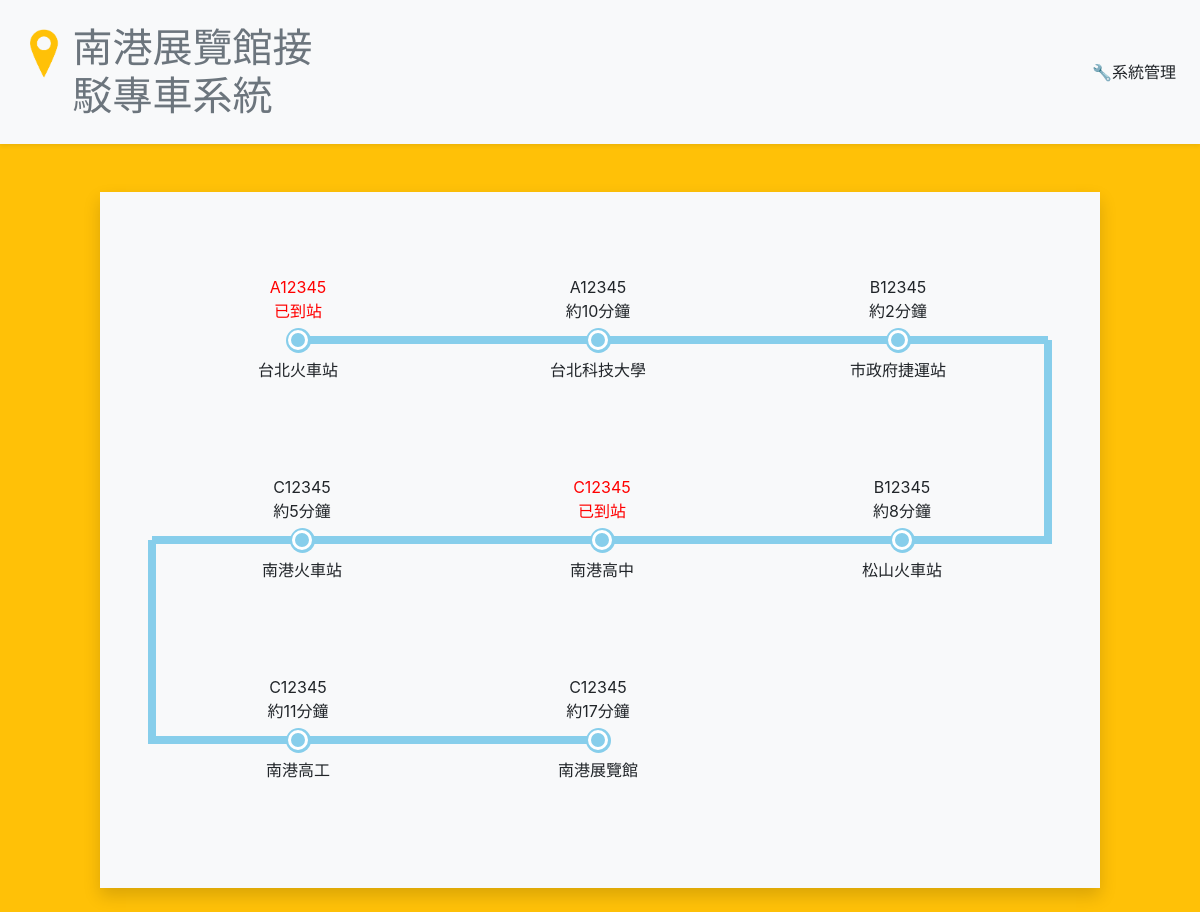
The page / on the database its author committed.
### tables this page shows
CREATE TABLE `station` (
  `id` int(10) UNSIGNED NOT NULL,
  `name` text NOT NULL,
  `before` int(10) UNSIGNED NOT NULL,
  `minute` int(10) NOT NULL,
  `waiting` int(10) NOT NULL
);

### index.php (the view, shortened to what this page needs)
<?php include_once "./api/db.php"; ?>
<!DOCTYPE html>
<html lang="en">
<head>
    <link rel="stylesheet" href="./bootstrap/bootstrap.css">
    <link rel="stylesheet" href="style.css">
</head>
<body class="bg-warning">
    <?php include "header.php"; ?>
    <div class="d-flex flex-wrap my-4 mx-auto shadow p-5 bg-light mt-5" style="width: 1000px;">
        <?php
        $sql = "select * from `station` order by `before`";
        $stations = $pdo->query($sql)->fetchAll(PDO::FETCH_ASSOC);
        $timer = [];
        $leave = 0;
        foreach ($stations as $station) {
            $arrive = $leave + $station['minute'];
            $leave = $arrive + $station['waiting'];
            $timer[$station['name']]['arrive'] = $arrive;
            $timer[$station['name']]['leave'] = $leave;
        }
        $tmp = [];
        foreach ($stations as $key => $station) {
            $tmp[floor($key / 3)][] = $station;
        }
        foreach ($tmp as $k => $t) {
            if ($k % 2 == 1) {
                $tmp[$k] = array_reverse($t);
            }
        }
        $sql = "select * from `bus` ";
        $buses = $pdo->query($sql)->fetchAll(PDO::FETCH_ASSOC);
        foreach ($tmp as $key => $t) {
            if ($key % 2 == 1) {
                echo "<div class='d-flex w-100 justify-content-end position-relative'>";
            } else {
                echo "<div class='d-flex w-100 position-relative'>";
            }
            if ((ceil(count($stations) / 3) - 1) > $key) {
                if ($key % 2 == 1) {
                    echo "<div class='connect connect-left'></div>";
                } else {
                    echo "<div class='connect connect-right'></div>";
                }
            }
            foreach ($t as $k => $station) {
                if ($key == 0 && $k == 0) {
                    echo "<div class='block right'>";
                } else if ($key == ceil(count($stations) / 3) - 1) {
                    if ($key % 2 == 0) {
                        if ($k == count($t) - 1) {
                            echo "<div class='block left'>";
                        } else {
                            echo "<div class='block line'>";
                        }
                    } else {
                        if ($k == 0) {
                            echo "<div class='block right'>";
                        } else {
                            echo "<div class='block line'>";
                        }
                    }
                } else {
                    echo "<div class='block line'>";
                }
                $busInfo = [];
                foreach ($buses as $bus) {
                    $busInfo[$bus['name']]['arrive'] = $bus['minute'] - $timer[$station['name']]['arrive'];
                    $busInfo[$bus['name']]['leave'] = $bus['minute'] - $timer[$station['name']]['leave'];
                }
                $min = ['min' => -999999, 'bus' => ""];
                $flag = 0;
                foreach ($busInfo as $bus => $info) {
                    if ($info['arrive'] >= 0 && $info['leave'] <= 0) {
                        $busInfo[$bus]['status'] = "已到站";
                        if ($flag != 1) {
                            echo "<div class='block-top arrive'>";
                            echo $bus . "<br>已到站";
                            echo "</div>";
                            $flag = 1;
                        }
                    } else if ($info['leave'] > 0) {
                        $busInfo[$bus]['status'] = "已過站";
                    } else {
                        $busInfo[$bus]['status'] = "約" . abs($info['arrive']) . "分鐘";
                        if ($info['arrive'] > $min['min']) {
                            $min['min'] = $info['arrive'];
                            $min['bus'] = $bus;
                        }
                    }
                }
                if ($flag == 0 && $min['bus'] != "") {
                    echo "<div class='block-top'>";
                    echo $min['bus'] . "<br>";
                    echo "約" . abs($min['min']) . "分鐘";
                    echo "</div>";
                }
                echo "<div class='point'></div>";
                echo "<div class='block-bottom'>{$station['name']}</div>";
                echo "</div>";
            }
            echo "</div>";
        }
         ?>
    </div>
</body>
</html>

### header.php (shortened to what this page needs)
<header class="shadow-sm p-3 d-flex w-100 bg-light">
    <a class="text-reset text-decoration-none" href="index.php">
        <img src="./icon/53LOGO.png" alt="LOGO" height=80px>
    </a>
    <a class="text-reset text-decoration-none" href="index.php">
        <h1 class="text-secondary pt-2">南港展覽館接駁專車系統</h1>
    </a>
    <div class="col-9 row align-items-center justify-content-end">
        <a href="admin.php" class="mx-2 text-reset text-decoration-none">&#x1F527;系統管理</a>
    </div>
</header>

### style.css (style rules this page uses)
.block { width: 300px; height: 200px; display: flex; flex-direction: column; justify-content: center; align-items: center; position: relative; }
.block-top, .block-bottom { height: calc((100% - 25px) / 2); display: flex; text-align: center; padding: 5px 0; }
.block-top { align-items: flex-end; }
.point { width: 25px; height: 25px; border-radius: 50%; background-color: skyblue; display: flex; justify-content: center; align-items: center; position: relative; z-index: 10; }
.point::before { content: ""; width: 20px; height: 20px; border: 3px solid white; border-radius: 50%; }
.right::after, .left::after, .line::after { content: ""; background-color: skyblue; position: absolute; }
.right::after { width: 50%; height: 8px; right: 0; }
.left::after { width: 50%; height: 8px; left: 0; }
.line::after { width: 100%; height: 8px; left: 0; }
.connect { width: 8px; height: 200px; background: skyblue; top: 50%; }
.connect-right { position: absolute; right: 0; }
.connect-left { position: absolute; left: 0; }
.arrive { color: red; }

### rows shown on the page
station: bus "A12345", name "台北火車站"
station: bus "A12345", min "10", name "台北科技大學"
station: bus "B12345", min "2", name "市政府捷運站"
station: bus "C12345", min "5", name "南港火車站"
station: bus "C12345", name "南港高中"
station: bus "B12345", min "8", name "松山火車站"
station: bus "C12345", min "11", name "南港高工"
station: bus "C12345", min "17", name "南港展覽館"
